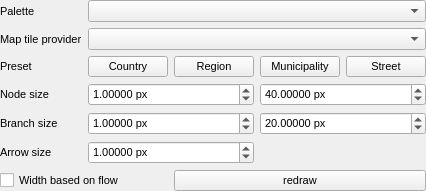
                           <widget class="QFrame" name="frame_24">
                            <property name="frameShape">
                             <enum>QFrame::Shape::NoFrame</enum>
                            </property>
                            <property name="frameShadow">
                             <enum>QFrame::Shadow::Raised</enum>
                            </property>
                            <layout class="QGridLayout" name="gridLayout_32">
                             <property name="leftMargin">
                              <number>0</number>
                             </property>
                             <property name="topMargin">
                              <number>0</number>
                             </property>
                             <property name="rightMargin">
                              <number>0</number>
                             </property>
                             <property name="bottomMargin">
                              <number>0</number>
                             </property>
                             <item row="2" column="0">
                              <widget class="QLabel" name="label_154">
                               <property name="sizePolicy">
                                <sizepolicy hsizetype="Minimum" vsizetype="Preferred">
                                 <horstretch>0</horstretch>
                                 <verstretch>0</verstretch>
                                </sizepolicy>
                               </property>
                               <property name="font">
                                <font>
                                 <pointsize>8</pointsize>
                                </font>
                               </property>
                               <property name="text">
                                <string>Preset</string>
                               </property>
                              </widget>
                             </item>
                             <item row="5" column="0">
                              <widget class="QLabel" name="label_113">
                               <property name="sizePolicy">
                                <sizepolicy hsizetype="Minimum" vsizetype="Preferred">
                                 <horstretch>0</horstretch>
                                 <verstretch>0</verstretch>
                                </sizepolicy>
                               </property>
                               <property name="font">
                                <font>
                                 <pointsize>8</pointsize>
                                </font>
                               </property>
                               <property name="text">
                                <string>Arrow size</string>
                               </property>
                              </widget>
                             </item>
                             <item row="3" column="1" colspan="2">
                              <widget class="QDoubleSpinBox" name="min_node_size_spinBox">
                               <property name="font">
                                <font>
                                 <pointsize>8</pointsize>
                                </font>
                               </property>
                               <property name="toolTip">
                                <string>Minimum node / substation sizes</string>
                               </property>
                               <property name="suffix">
                                <string> px</string>
                               </property>
                               <property name="decimals">
                                <number>5</number>
                               </property>
                               <property name="minimum">
                                <double>0.000100000000000</double>
                               </property>
                               <property name="maximum">
                                <double>9999.000000000000000</double>
                               </property>
                               <property name="singleStep">
                                <double>0.100000000000000</double>
                               </property>
                               <property name="value">
                                <double>1.000000000000000</double>
                               </property>
                              </widget>
                             </item>
                             <item row="4" column="0">
                              <widget class="QLabel" name="label_14">
                               <property name="sizePolicy">
                                <sizepolicy hsizetype="Minimum" vsizetype="Preferred">
                                 <horstretch>0</horstretch>
                                 <verstretch>0</verstretch>
                                </sizepolicy>
                               </property>
                               <property name="font">
                                <font>
                                 <pointsize>8</pointsize>
                                </font>
                               </property>
                               <property name="text">
                                <string>Branch size</string>
                               </property>
                              </widget>
                             </item>
                             <item row="0" column="1" colspan="4">
                              <widget class="QComboBox" name="palette_comboBox">
                               <property name="font">
                                <font>
                                 <pointsize>8</pointsize>
                                </font>
                               </property>
                               <property name="toolTip">
                                <string>Select the colour palette</string>
                               </property>
                              </widget>
                             </item>
                             <item row="2" column="4">
                              <widget class="QPushButton" name="preset4_pushButton">
                               <property name="font">
                                <font>
                                 <pointsize>8</pointsize>
                                </font>
                               </property>
                               <property name="toolTip">
                                <string>Apply street meaningful sizes</string>
                               </property>
                               <property name="text">
                                <string>Street</string>
                               </property>
                              </widget>
                             </item>
                             <item row="6" column="2" colspan="3">
                              <widget class="QPushButton" name="redraw_pushButton">
                               <property name="font">
                                <font>
                                 <pointsize>8</pointsize>
                                </font>
                               </property>
                               <property name="toolTip">
                                <string>Redraw the map or schematic with the new parameters</string>
                               </property>
                               <property name="text">
                                <string>redraw</string>
                               </property>
                              </widget>
                             </item>
                             <item row="4" column="3" colspan="2">
                              <widget class="QDoubleSpinBox" name="max_branch_size_spinBox">
                               <property name="font">
                                <font>
                                 <pointsize>8</pointsize>
                                </font>
                               </property>
                               <property name="toolTip">
                                <string>Maximum branch sizes</string>
                               </property>
                               <property name="suffix">
                                <string> px</string>
                               </property>
                               <property name="decimals">
                                <number>5</number>
                               </property>
                               <property name="minimum">
                                <double>0.000100000000000</double>
                               </property>
                               <property name="maximum">
                                <double>9999.000000000000000</double>
                               </property>
                               <property name="singleStep">
                                <double>0.100000000000000</double>
                               </property>
                               <property name="value">
                                <double>20.000000000000000</double>
                               </property>
                              </widget>
                             </item>
                             <item row="2" column="1">
                              <widget class="QPushButton" name="preset1_pushButton">
                               <property name="font">
                                <font>
                                 <pointsize>8</pointsize>
                                </font>
                               </property>
                               <property name="toolTip">
                                <string>Apply country meaningful sizes</string>
                               </property>
                               <property name="text">
                                <string>Country</string>
                               </property>
                              </widget>
                             </item>
                             <item row="3" column="0">
                              <widget class="QLabel" name="label">
                               <property name="sizePolicy">
                                <sizepolicy hsizetype="Minimum" vsizetype="Preferred">
                                 <horstretch>0</horstretch>
                                 <verstretch>0</verstretch>
                                </sizepolicy>
                               </property>
                               <property name="font">
                                <font>
                                 <pointsize>8</pointsize>
                                </font>
                               </property>
                               <property name="text">
                                <string>Node size</string>
                               </property>
                              </widget>
                             </item>
                             <item row="6" column="0" colspan="2">
                              <widget class="QCheckBox" name="branch_width_based_on_flow_checkBox">
                               <property name="font">
                                <font>
                                 <pointsize>8</pointsize>
                                </font>
                               </property>
                               <property name="text">
                                <string>Width based on flow</string>
                               </property>
                               <property name="checked">
                                <bool>false</bool>
                               </property>
                              </widget>
                             </item>
                             <item row="0" column="0">
                              <widget class="QLabel" name="label_43">
                               <property name="sizePolicy">
                                <sizepolicy hsizetype="Minimum" vsizetype="Preferred">
                                 <horstretch>0</horstretch>
                                 <verstretch>0</verstretch>
                                </sizepolicy>
                               </property>
                               <property name="font">
                                <font>
                                 <pointsize>8</pointsize>
                                </font>
                               </property>
                               <property name="text">
                                <string>Palette</string>
                               </property>
                              </widget>
                             </item>
                             <item row="2" column="3">
                              <widget class="QPushButton" name="preset3_pushButton">
                               <property name="font">
                                <font>
                                 <pointsize>8</pointsize>
                                </font>
                               </property>
                               <property name="toolTip">
                                <string>Apply municipality meaningful sizes</string>
                               </property>
                               <property name="text">
                                <string>Municipality</string>
                               </property>
                              </widget>
                             </item>
                             <item row="3" column="3" colspan="2">
                              <widget class="QDoubleSpinBox" name="max_node_size_spinBox">
                               <property name="font">
                                <font>
                                 <pointsize>8</pointsize>
                                </font>
                               </property>
                               <property name="toolTip">
                                <string>Maximum node / substation sizes</string>
                               </property>
                               <property name="suffix">
                                <string> px</string>
                               </property>
                               <property name="decimals">
                                <number>5</number>
                               </property>
                               <property name="minimum">
                                <double>0.000100000000000</double>
                               </property>
                               <property name="maximum">
                                <double>9999.000000000000000</double>
                               </property>
                               <property name="singleStep">
                                <double>0.100000000000000</double>
                               </property>
                               <property name="value">
                                <double>40.000000000000000</double>
                               </property>
                              </widget>
                             </item>
                             <item row="2" column="2">
                              <widget class="QPushButton" name="preset2_pushButton">
                               <property name="font">
                                <font>
                                 <pointsize>8</pointsize>
                                </font>
                               </property>
                               <property name="toolTip">
                                <string>Apply region meaningful sizes</string>
                               </property>
                               <property name="text">
                                <string>Region</string>
                               </property>
                              </widget>
                             </item>
                             <item row="5" column="1" colspan="2">
                              <widget class="QDoubleSpinBox" name="arrow_size_size_spinBox">
                               <property name="font">
                                <font>
                                 <pointsize>8</pointsize>
                                </font>
                               </property>
                               <property name="toolTip">
                                <string>Branch arrow sizes</string>
                               </property>
                               <property name="suffix">
                                <string> px</string>
                               </property>
                               <property name="decimals">
                                <number>5</number>
                               </property>
                               <property name="minimum">
                                <double>0.000100000000000</double>
                               </property>
                               <property name="maximum">
                                <double>9999.000000000000000</double>
                               </property>
                               <property name="singleStep">
                                <double>0.100000000000000</double>
                               </property>
                               <property name="value">
                                <double>1.000000000000000</double>
                               </property>
                              </widget>
                             </item>
                             <item row="4" column="1" colspan="2">
                              <widget class="QDoubleSpinBox" name="min_branch_size_spinBox">
                               <property name="font">
                                <font>
                                 <pointsize>8</pointsize>
                                </font>
                               </property>
                               <property name="toolTip">
                                <string>Minimum branch sizes</string>
                               </property>
                               <property name="suffix">
                                <string> px</string>
                               </property>
                               <property name="decimals">
                                <number>5</number>
                               </property>
                               <property name="minimum">
                                <double>0.000100000000000</double>
                               </property>
                               <property name="maximum">
                                <double>9999.000000000000000</double>
                               </property>
                               <property name="singleStep">
                                <double>0.100000000000000</double>
                               </property>
                               <property name="value">
                                <double>1.000000000000000</double>
                               </property>
                              </widget>
                             </item>
                             <item row="1" column="0">
                              <widget class="QLabel" name="label_118">
                               <property name="font">
                                <font>
                                 <pointsize>8</pointsize>
                                </font>
                               </property>
                               <property name="text">
                                <string>Map tile provider</string>
                               </property>
                              </widget>
                             </item>
                             <item row="1" column="1" colspan="4">
                              <widget class="QComboBox" name="tile_provider_comboBox">
                               <property name="font">
                                <font>
                                 <pointsize>8</pointsize>
                                </font>
                               </property>
                               <property name="toolTip">
                                <string>Map tile provides (map background)</string>
                               </property>
                              </widget>
                             </item>
                            </layout>
                           </widget>
